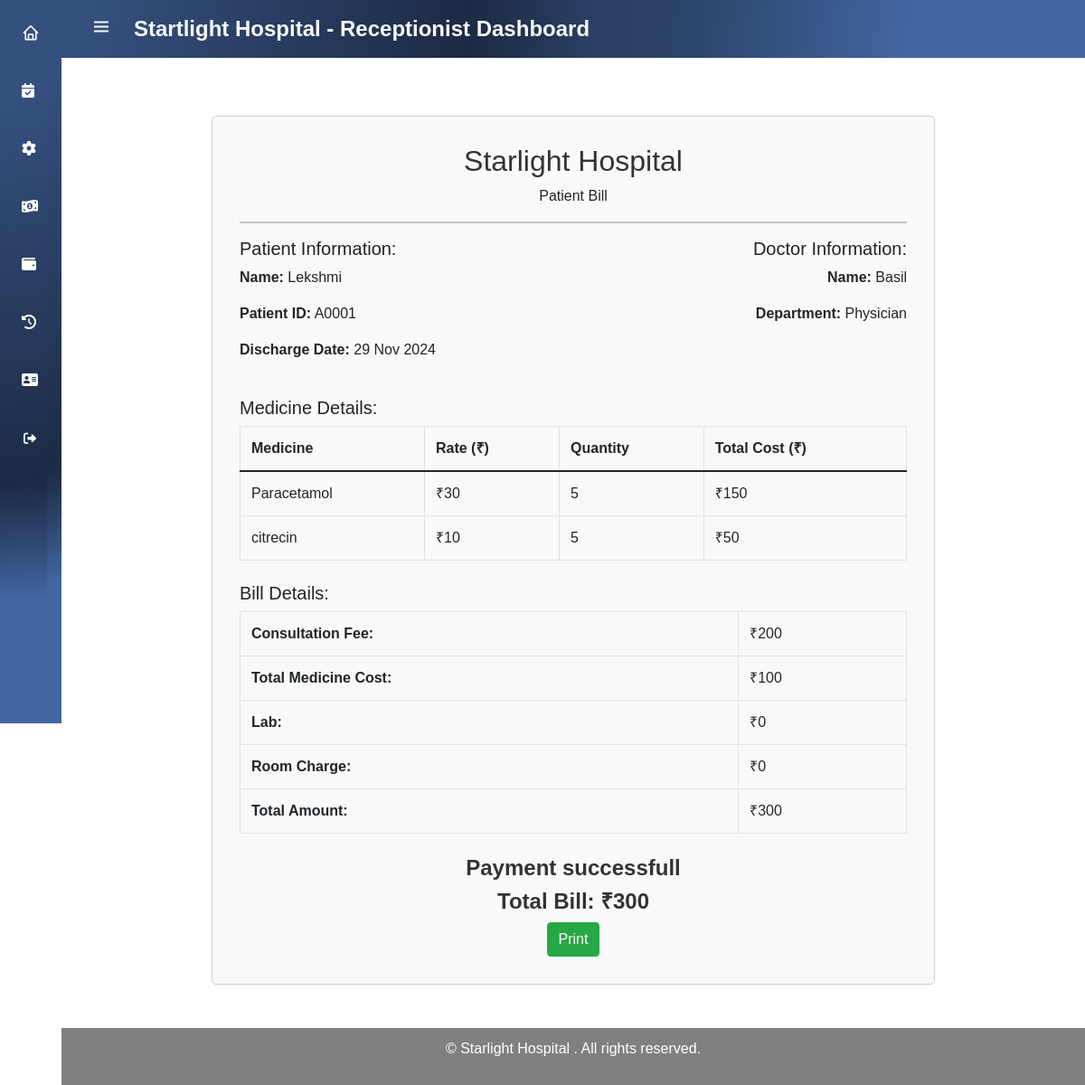
Page /hospital/receptionist/receptionist_payment_history/1 (signed in) on the committed database.
### hospital_app/models.py (models this page shows)
class Discharge(models.Model):
    patient = models.ForeignKey(Patient, on_delete=models.CASCADE)
    doctor = models.ForeignKey(Doctor, on_delete=models.CASCADE)
    room_type = models.ForeignKey(RoomType, null=True, blank=True, on_delete=models.SET_NULL)
    medical_history = models.ForeignKey(MedicalHistory, on_delete=models.CASCADE)
    appointment = models.ForeignKey(Appointment, on_delete=models.CASCADE)
    total_days = models.PositiveIntegerField(default=0)
    total_medicine_cost = models.PositiveIntegerField(default=0)
    consultation_fee = models.PositiveIntegerField(default=200)
    room_charge = models.PositiveIntegerField(default=0)
    total_amount = models.PositiveIntegerField(default=0)
    discharge_date = models.DateTimeField(null=True, blank=True)
    bill_generated = models.BooleanField(default=False)
    bill_payed = models.BooleanField(default=False)
    insurance_applied = models.BooleanField(default=False)

class Patient(models.Model):
    user_profile = models.OneToOneField(UserProfile, on_delete=models.CASCADE)
    address=models.CharField(max_length=22225,null=True)
    gender = models.CharField(max_length=5,null=True)
    is_inpatient = models.BooleanField(default=False)  # Categorize as inpatient or outpatient
    patient_id = models.CharField(max_length=15, unique=True, null=True, blank=True)

class UserProfile(models.Model):
    ROLE_CHOICES = [
        ('Doctor', 'Doctor'),
        ('Patient', 'Patient'),
        ('Receptionist', 'Receptionist'),
        ('Pharmacist', 'Pharmacist'),
    ]
    user = models.OneToOneField(User, on_delete=models.CASCADE)
    role = models.CharField(max_length=15, choices=ROLE_CHOICES)
    soft_deletion = models.BooleanField(default=False)

class Doctor(models.Model):
    user_profile = models.OneToOneField(UserProfile, on_delete=models.CASCADE)
    department=models.ForeignKey(Department, on_delete=models.CASCADE)
    address=models.CharField(max_length=22225,null=True)
    image=models.ImageField(upload_to='Image/',null=True)
    resume=models.FileField (upload_to='Resume/',null=True)

class Department(models.Model):
    name = models.CharField(max_length=100)

class Prescription(models.Model):
    medicine = models.CharField(max_length=20, null=True,blank=True)
    stock = models.PositiveIntegerField(default=0)
    rate = models.PositiveIntegerField(default=0)
    alert = models.BooleanField(default=False)

class MedicalHistory(models.Model):
    patient = models.ForeignKey(Patient, on_delete=models.CASCADE, null=True, blank=True)
    doctor = models.ForeignKey(Doctor, on_delete=models.CASCADE, null=True, blank=True)
    appointment = models.ForeignKey(Appointment, on_delete=models.CASCADE, null=True, blank=True)
    visit_date = models.DateTimeField(auto_now_add=True)
    diagnosis = models.TextField()
    prescriptions = models.ManyToManyField(Prescription, through='MedicalHistoryPrescription', blank=True)
    lab_reports = models.FileField(upload_to='LabReports/', null=True, blank=True)
    lab_report_cost = models.PositiveIntegerField(default=0)
    is_dispatched = models.BooleanField(default=False)
    is_inpatient = models.BooleanField(default=False)

### hospital_app/views.py (the view)
# urls.py: path('hospital/receptionist/receptionist_payment_history/<int:id>',views.receptionist_payment_history_eachbill,name='receptionist_payment_history_eachbill'),
@login_required(login_url='hospital_loginpage')
def receptionist_payment_history_eachbill(request,id):
    discharge = Discharge.objects.get(id=id)
    medical_history = discharge.medical_history
    medicines = MedicalHistoryPrescription.objects.filter(medical_history=medical_history).select_related('prescription')
    medicine_details = []
    for item in medicines:
        medicine_details.append({
            'medicine': item.prescription.medicine,
            'rate': item.prescription.rate,
            'quantity': item.quantity,
            'total_cost': item.prescription.rate * item.quantity
        })
    context = {
        'discharge': discharge,
        'medicine_details': medicine_details,
    }
    return render(request, 'receptionist/receptionist_payment_history_eachbill.html', context)

### templates/receptionist/receptionist_payment_history_eachbill.html (shortened to what this page needs)
{% extends 'receptionist/receptionist_navbar.html' %}
{% block content %}
{% load static %}
<link href="https://cdn.jsdelivr.net/npm/bootstrap@4.6.2/dist/css/bootstrap.min.css" rel="stylesheet">
<div class="container mt-5 mb-5" style="max-width: 800px; border: 1px solid #ccc; padding: 30px;">
    <h2 class="text-center">Starlight Hospital</h2>
    <p class="text-center">Patient Bill</p>
    <hr>
    <div class="row">
        <div class="col-md-6">
            <h5>Patient Information:</h5>
            <p><strong>Name:</strong> {{ discharge.patient.user_profile.user.username }}</p>
            <p><strong>Patient ID:</strong> {{ discharge.patient.patient_id }}</p>
            <p><strong>Discharge Date:</strong> {{ discharge.discharge_date|date:"d M Y" }}</p>
        </div>
        <div class="col-md-6 text-right">
            <h5>Doctor Information:</h5>
            <p><strong>Name:</strong> {{ discharge.doctor.user_profile.user.username }}</p>
            <p><strong>Department:</strong> {{ discharge.doctor.department.name }}</p>
        </div>
    </div>
    <div class="mt-4">
        <h5>Medicine Details:</h5>
        <table class="table table-bordered">
            <thead>
                <tr>
                    <th>Medicine</th>
                    <th>Rate (₹)</th>
                    <th>Quantity</th>
                    <th>Total Cost (₹)</th>
                </tr>
            </thead>
            <tbody>
                {% for medicine in medicine_details %}
                <tr>
                    <td>{{ medicine.medicine }}</td>
                    <td>₹{{ medicine.rate }}</td>
                    <td>{{ medicine.quantity }}</td>
                    <td>₹{{ medicine.total_cost }}</td>
                </tr>
                {% endfor %}
            </tbody>
        </table>
    </div>
    <div class="mt-4">
        <h5>Bill Details:</h5>
        <table class="table table-bordered">
            <tr>
                <td><strong>Consultation Fee:</strong></td>
                <td>₹{{ discharge.consultation_fee }}</td>
            </tr>
            <tr>
                <td><strong>Total Medicine Cost:</strong></td>
                <td>₹{{ discharge.total_medicine_cost }}</td>
            </tr>
            <tr>
                <td><strong>Lab:</strong></td>
                <td>₹{{ discharge.medical_history.lab_report_cost }}</td>
            </tr>
            <tr>
                <td><strong>Room Charge:</strong></td>
                <td>₹{{ discharge.room_charge }}</td>
            </tr>
            <tr>
                <td><strong>Total Amount:</strong></td>
                <td>₹{{ discharge.total_amount }}</td>
            </tr>
        </table>
    </div>
    <div class="mt-4 text-center">
        <h4><strong>Payment successfull</strong></h4>
        <h4><strong>Total Bill: ₹{{ discharge.total_amount }}</strong></h4>
        <button class="btn btn-success">Print</button>
    </div>
</div>
{% endblock %}

### templates/receptionist/receptionist_navbar.html (style rules this page uses)
:root { --header-height: 3rem;--nav-width: 68px;--first-color: white;--first-color-light: #fafafa; --white-color: #F7F6FB;--body-font: 'Nunito', sans-serif;--normal-font-size: 1rem;--z-fixed: 100 }
body { position: relative; margin: var(--header-height) 0 0 0; padding: 0 ; font-family: var(--body-font); font-size: var(--normal-font-size); transition: .5s }
@media screen and (min-width: 768px) { body { margin: calc(var(--header-height) + 1rem) 0 0 0; padding-left: calc(var(--nav-width) ) } }

### templates/receptionist/receptionist_payment_history_eachbill.html (style rules this page uses)
body { font-family: Arial, sans-serif; padding-top: 80px; }
h2, h3, h4 { color: #333; }
table { width: 100%; border-collapse: collapse; }
table th, table td { padding: 8px; text-align: left; border: 1px solid #ddd; }
.container { background-color: #f9f9f9; border-radius: 5px; padding: 20px; min-height: 90vh; }

### rows in the picture
Discharge: patient.user_profile.user.username "Lekshmi", patient.patient_id "A0001", discharge_date "29 Nov 2024", doctor.user_profile.user.username "Basil", doctor.department.name "Physician", consultation_fee "200", total_medicine_cost "100", medical_history.lab_report_cost "0", room_charge "0", total_amount "300"
Prescription: medicine "Paracetamol"
Prescription: medicine "citrecin"

### other values in the picture
{{ medicine.rate }} "30" "10"
{{ medicine.quantity }} "5" "5"
{{ medicine.total_cost }} "150" "50"
